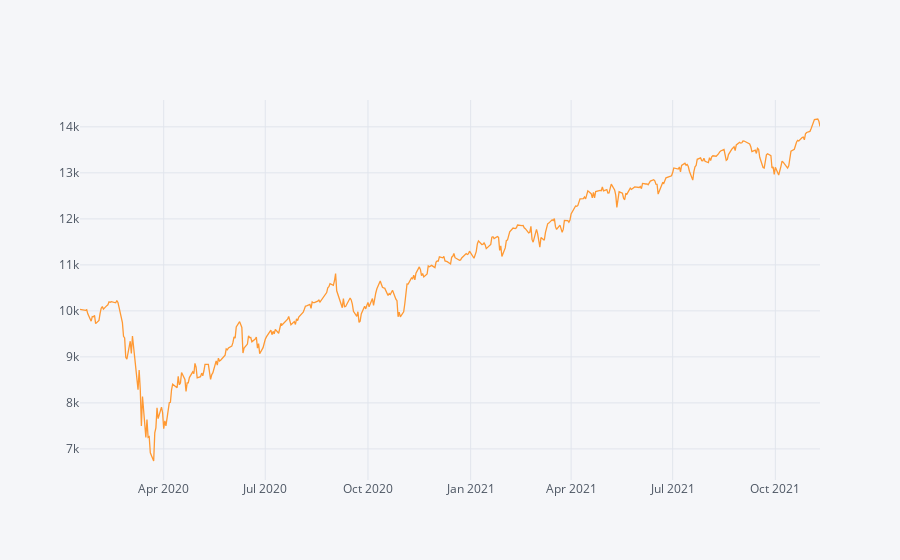

This figure's notebook cell:
### Code cell
#Todo:
# Calculate the Absolute Return of a buy-and-hold strategy in the same period
absolute_return_bh = (r_df.Close.iloc[-1]-r_df.Open.iloc[0]/r_df.Open.iloc[0])*100


# Calculate the CAGR or our trend-following trading strategy
CAGR_bh = ((r_df.Close.iloc[-1]/r_df.Open.iloc[0])**(365/(r_df.index[-1] - r_df.index[0]).days))-1

# Calculate the IR (Sharpe without RF-rate) of our trend-following trading strategy
information_ratio_bh = (r_df.Close.pct_change().mean()/r_df.Close.pct_change().std())*((252 **0.5))

#Plot the equity curve (hint: use 'close' returns and your initial capital value to generate an equity curve)
#equity_curve=returns["close"] 100000
((r_df.Close.pct_change().dropna()+1).cumprod()*10000).iplot()

### Figure 1 — Plotly figure (JSON) as saved in the notebook; plotly's stock layout.template omitted (floating-point values rounded to 4 significant figures; data arrays with more than 128 entries replaced by an {"elided": "..."} marker saying what was removed)
{"data": [{"line": {"color": "rgba(255, 153, 51, 1.0)", "dash": "solid", "shape": "linear", "width": 1.3}, "mode": "lines", "name": "Close", "text": "", "type": "scatter", "x": {"elided": "459 str values"}, "y": {"elided": "459 float values"}}], "layout": {"autosize": true, "legend": {"bgcolor": "#F5F6F9", "font": {"color": "#4D5663"}}, "paper_bgcolor": "#F5F6F9", "plot_bgcolor": "#F5F6F9", "title": {"font": {"color": "#4D5663"}}, "xaxis": {"autorange": true, "gridcolor": "#E1E5ED", "range": ["2020-01-17", "2021-11-10"], "showgrid": true, "tickfont": {"color": "#4D5663"}, "title": {"font": {"color": "#4D5663"}, "text": ""}, "type": "date", "zerolinecolor": "#E1E5ED"}, "yaxis": {"autorange": true, "gridcolor": "#E1E5ED", "range": [6324.0, 14580.0], "showgrid": true, "tickfont": {"color": "#4D5663"}, "title": {"font": {"color": "#4D5663"}, "text": ""}, "type": "linear", "zerolinecolor": "#E1E5ED"}}}
